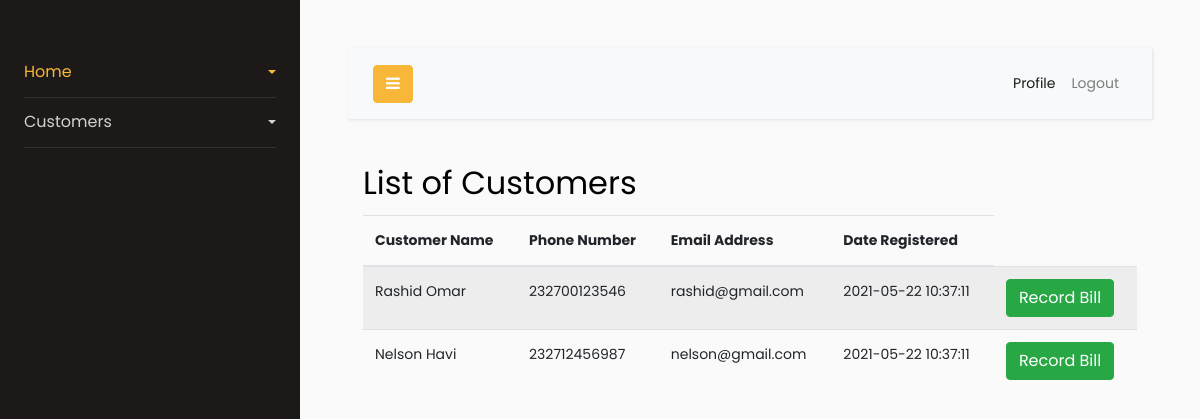
/Employees/bills.php (signed in), run on the app's committed database.
### tables this page shows
CREATE TABLE IF NOT EXISTS `customer` (
  `customerid` int(11) NOT NULL AUTO_INCREMENT,
  `customername` varchar(200) NOT NULL,
  `phone` varchar(200) NOT NULL,
  `email` varchar(200) NOT NULL,
  `region` varchar(200) NOT NULL,
  `password` varchar(200) NOT NULL,
  `date` timestamp NOT NULL DEFAULT current_timestamp() ON UPDATE current_timestamp(),
  PRIMARY KEY (`customerid`)
);

### Employees/bills.php (the view, shortened to what this page needs)
<?php include "header.php" ?>
<div class="container">
  <h2>List of Customers</h2>
  <table class="table table-striped">
    <thead>
      <tr>
        <th>Customer Name</th>
		<th>Phone Number</th>
        <th>Email Address</th>
        <th>Date Registered</th>
      </tr>
    </thead>
    <tbody>
	<?php
	$station = $_SESSION['station'];
	$stmt = $conn->query("SELECT * FROM customer where region = '$station'");
	while($row = $stmt->fetch()){
	?>
      <tr>
		<td><?php echo $row['customername']; ?></td>
		<td><?php echo $row['phone']; ?></td>
        <td><?php echo $row['email']; ?></td>
		<td><?php echo $row['date']; ?></td>
		<td>
		<button type="button" class="btn btn-success" id="<?php echo$row['customerid'];?>" data-toggle="modal" data-target="#recordbill" onclick="getid()" >Record Bill</button>
		</td>
      </tr>
	<?php } ?>
    </tbody>
  </table>
</div>
<?php include "footer.php" ?>

### data on the page
customer: customername "Rashid Omar", phone "232700123546", email "rashid@gmail.com", date "2021-05-22 10:37:11"
customer: customername "Nelson Havi", phone "232712456987", email "nelson@gmail.com", date "2021-05-22 10:37:11"
